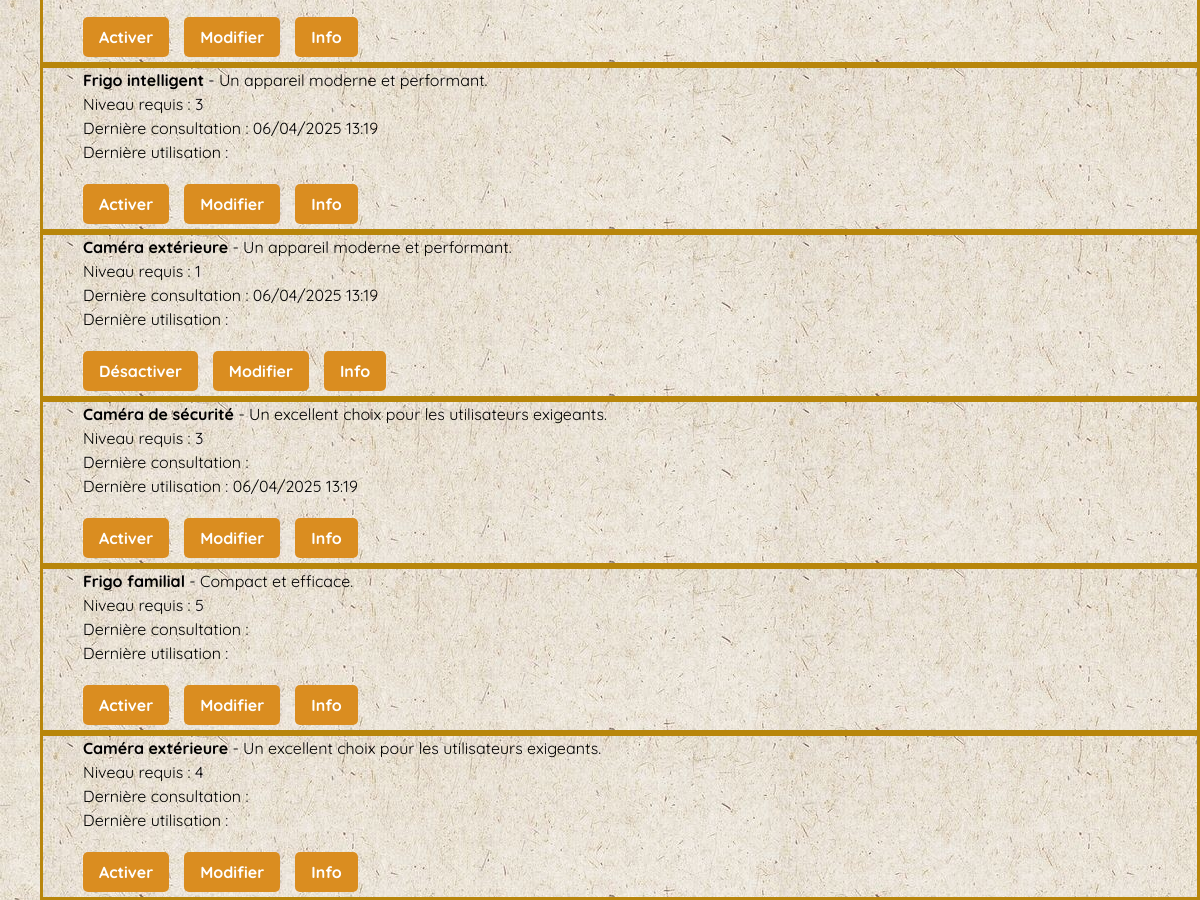
Page /objets_connectes/ (signed in, middle part) on the earlier database version.
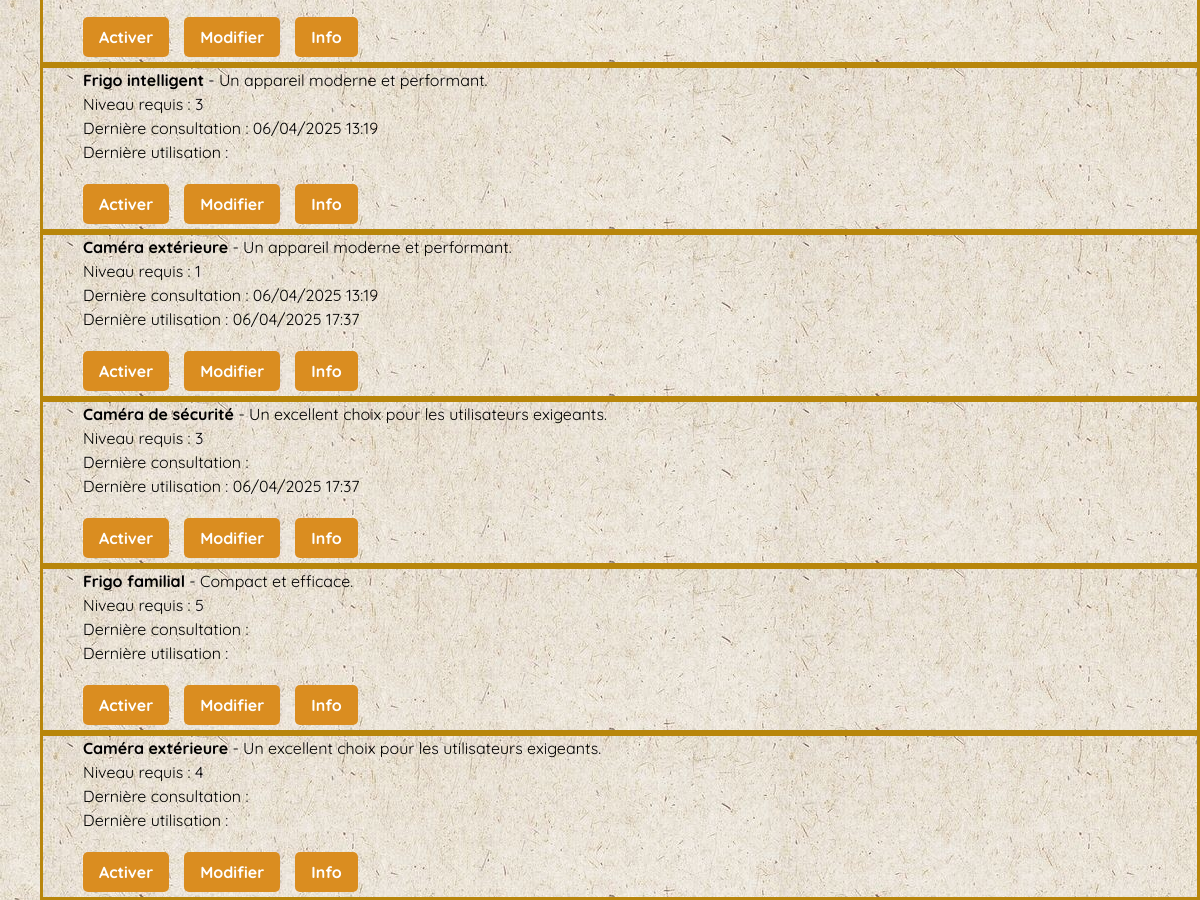
Same page on the later database version.
### objets_connectes/models.py (models this page shows, shortened)
class ObjetConnecte(models.Model):
    TYPE_CHOICES = [
        ('camera', 'Caméra'),
        ('frigo', 'Frigo'),
        ('four', 'Four'),
    ]
    nom = models.CharField(max_length=100)  # Nom de l'objet
    description = models.TextField(blank=True, null=True)  # Description de l'objet
    niveau_requis = models.PositiveIntegerField(default=1)  # Niveau requis pour modifier l'objet
    actif = models.BooleanField(default=False)  # Statut actif/inactif
    derniere_consultation = models.DateTimeField(blank=True, null=True)  # Dernière consultation
    derniere_utilisation = models.DateTimeField(blank=True, null=True)  # Dernière utilisation
    consommation = models.FloatField(null=False, help_text="Consommation en Watt-heure")  # Consommation de l'objet en Wh
    type_objet = models.CharField(max_length=10, choices=TYPE_CHOICES, default='camera')  # Type d'objet
    temperature = models.FloatField(blank=True, null=True, help_text="Température en °C (uniquement pour frigo et four)")  # Température

### objets_connectes/views.py (the view)
# urls.py: path("", liste_objets, name="liste_objets"),
@login_required
def liste_objets(request):
    user = request.user
    user.ajouter_experience(50)  # Ajoute 50 points d'expérience
    objets = ObjetConnecte.objects.all()  # Récupère tous les objets connectés
    return render(request, "objets_connectes/liste_objets.html", {"objets": objets})

### utilisateurs/models.py (called while the page is built)
    def ajouter_experience(self, points):
        self.experience += points
        while self.experience >= self.experience_necessaire():
            self.experience -= self.experience_necessaire()
            self.niveau += 1
        if(self.niveau>=10):
           self.is_staff=True
           mon_groupe = Group.objects.get(name='Modérateurs')
           mon_groupe.user_set.add(self)
        self.save()

    def experience_necessaire(self):
        return self.niveau * 100  # Exemple : 100 points par niveau

### objets_connectes/templates/objets_connectes/liste_objets.html (shortened to what this page needs)
{%extends "objets_connectes/base.html"%}
{%block content%}
    <ul>
        {% for objet in objets %}
            <li>
                <div class="objet">
                    <ul>
                        <li><strong>{{ objet.nom }}</strong> - {{ objet.description }}</li>
                        <li>Niveau requis : {{ objet.niveau_requis }}</li>
                        <li>Dernière consultation : {{ objet.derniere_consultation|date:"d/m/Y H:i" }}</li>
                        <li>Dernière utilisation : {{ objet.derniere_utilisation|date:"d/m/Y H:i" }}</li>
                        <li class="button-group">
                            <a href="{% url 'activer_objet' objet.id %}" class="btns">
                                {% if objet.actif %} Désactiver {% else %} Activer {% endif %}
                            </a>
                            <a href="{% url 'modifier_objet' objet.id %}" class="btns">Modifier</a>
                            <a href="{% url 'info_objet' objet.id %}" class="btns">Info</a>
                        </li>
                    </ul>
                </div>
            </li>
        {% endfor %}
    </ul>
{%endblock%}

### objets_connectes/templates/objets_connectes/base.html (shortened to what this page needs)
<!DOCTYPE html>
<html lang="fr">
<head>
    {% load static %}
    <link rel="stylesheet" href="{% static 'utilisateurs/objets.css' %}">
    <link rel="stylesheet" href="{% static 'utilisateurs/navigation.css' %}">
</head>
<body>
    <div class="content">
       <p>{% block content %}{% endblock %}</p>
</body>
</html>

### utilisateurs/static/utilisateurs/objets.css (style rules this page uses)
body { font-family: 'Quicksand', sans-serif; margin: 0; padding: 0; display: block; overflow-y: auto; min-height: 100vh; margin: 0; padding: 0; background-image: url('../restaurant/img/texture.jpg'); }
div.objet { position: block; z-index: 1; height: 30%; text-wrap: balance; color: black; margin-left: 0; margin-right: 0; padding: auto; margin-top: 2%; margin-bottom: 2%; text-align: left; line-height: 1.5; border-radius: 0; background-image: url('../restaurant/img/texture.jpg'); margin: 0; padding: 0; border: solid darkgoldenrod; overflow: auto; cursor: pointer; align-content: right; transition: transform 0.3s ease, background-color 0.3s ease; }
ul { list-style:none; }
.button-group { display: flex; justify-content: flex-start; gap: 15px; margin-top: 20px; flex-wrap: wrap; }
.btns { padding: 10px 20px; border: none; border-radius: 5px; cursor: pointer; font-weight: bold; background-color: #4caf50; color: white; text-decoration: none; text-align: center; white-space: nowrap; }

### utilisateurs/static/utilisateurs/navigation.css (style rules this page uses)
* { box-sizing: border-box; }
body { margin-top: 100px; }
.btns { background-color: rgb(218, 141, 32); padding: 8px 16px ; margin-bottom: 5px; border-radius: 5px; color: white; text-decoration: none; font-weight: bold; transition: background 0.3s; }

Differences in the rows shown:
changed ObjetConnecte (number 3 of 6 on the later page): derniere_utilisation (not shown) → "06/04/2025 17:37"; actif "Désactiver" → "Activer"
changed ObjetConnecte "Caméra de sécurité": derniere_utilisation "06/04/2025 13:19" → "06/04/2025 17:37"
